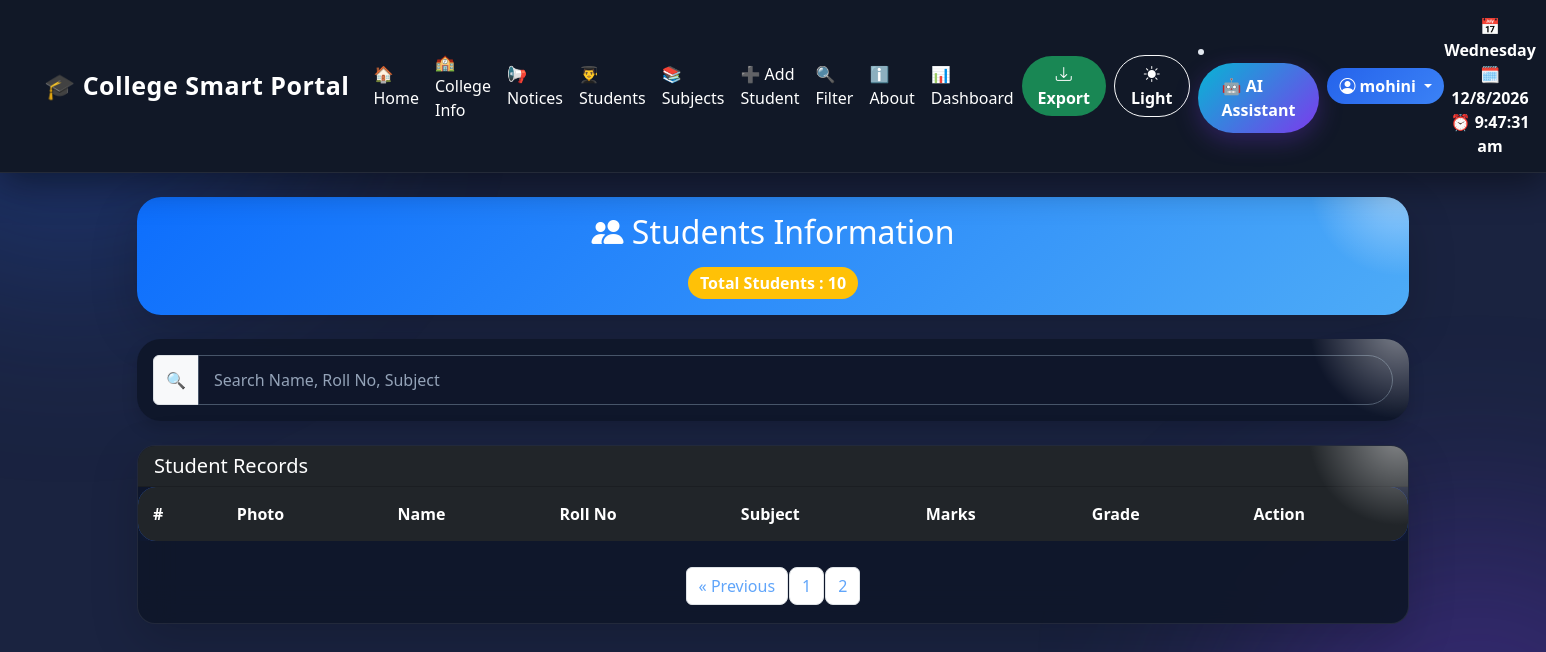
The page /students?page=3&search= (signed in) on the database as committed earlier.
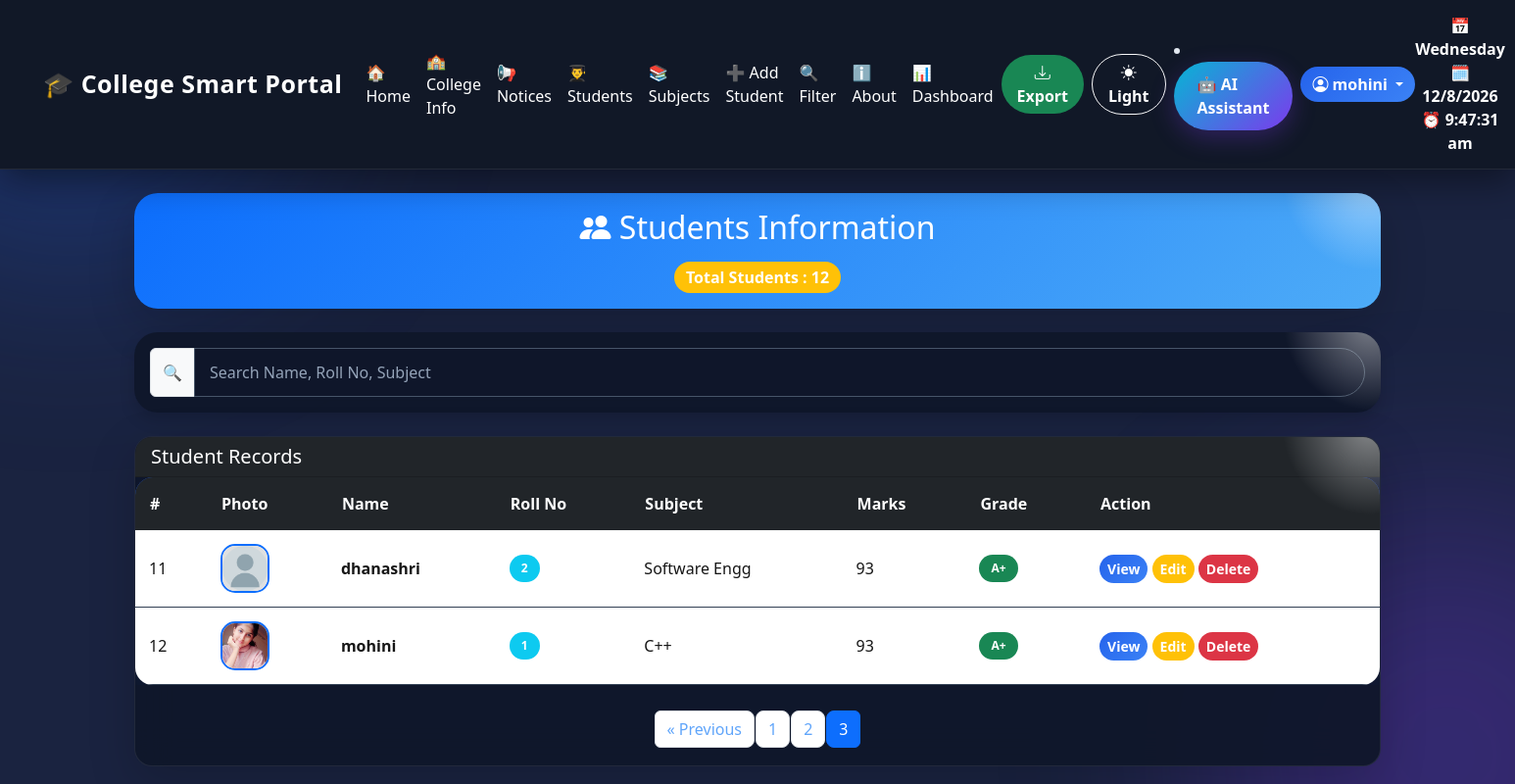
The same page on the database as committed later.
### tables this page shows
CREATE TABLE stud (
            id INTEGER PRIMARY KEY AUTOINCREMENT,
            name TEXT NOT NULL,
            roll_no INTEGER NOT NULL,
            marks INTEGER NOT NULL
        , Subject TEXT, photo TEXT);

### app.py (the view)
@app.route('/students')
def students():
    if 'username' not in session:
        return redirect(url_for('login'))
    page = request.args.get('page', 1, type=int)
    per_page = 5
    offset = (page - 1) * per_page
    search = request.args.get('search', '').strip()
    conn = get_db(MOHINI_DB)
    if search:
        total = conn.execute(
            """
            SELECT COUNT(*)
            FROM stud
            WHERE name LIKE ?
               OR Subject LIKE ?
               OR roll_no LIKE ?
            """,
            (
                f"%{search}%",
                f"%{search}%",
                f"%{search}%"
            )
        ).fetchone()[0]
        students = conn.execute(
            """
            SELECT *
            FROM stud
            WHERE name LIKE ?
               OR Subject LIKE ?
               OR roll_no LIKE ?
            ORDER BY id DESC
            LIMIT ? OFFSET ?
            """,
            (
                f"%{search}%",
                f"%{search}%",
                f"%{search}%",
                per_page,
                offset
            )
        ).fetchall()
    else:
        total = conn.execute(
            "SELECT COUNT(*) FROM stud"
        ).fetchone()[0]
        students = conn.execute(
            """
            SELECT *
            FROM stud
            ORDER BY id DESC
            LIMIT ? OFFSET ?
            """,
            (per_page, offset)
        ).fetchall()
    conn.close()
    total_pages = (total + per_page - 1) // per_page
    return render_template(
        "students.html",
        students=students,
        page=page,
        per_page=per_page,
        total=total,
        total_pages=total_pages,
        search=search
    )

### database.py (called while the page is built)
def get_db(MOHINI_DB):
    conn = sqlite3.connect(MOHINI_DB)
    conn.row_factory = sqlite3.Row
    return conn

### templates/students.html (shortened to what this page needs)
{% extends "base.html" %}
{% block content %}
<div class="container mt-4">
<div class="card shadow-lg border-0 mb-4">
<div class="card-body text-center text-white header-gradient">
<h2>
<i class="bi bi-people-fill"></i>
Students Information
</h2>
<span class="badge bg-warning text-dark fs-6 mt-2">
Total Students : {{ total }}
</span>
</div>
</div>
<div class="card shadow border-0 mb-4">
<div class="card-body">
<div class="input-group">
<span class="input-group-text">
🔍
</span>
<input
id="searchInput"
type="text"
class="form-control"
placeholder="Search Name, Roll No, Subject">
</div>
</div>
</div>
<div class="card shadow-lg student-card">
<div class="card-header bg-dark text-white">
<h5 class="mb-0">
Student Records
</h5>
</div>
<div class="table-responsive">
<table class="table table-hover align-middle mb-0">
<thead class="table-dark">
<tr>
<th>#</th>
<th>Photo</th>
<th>Name</th>
<th>Roll No</th>
<th>Subject</th>
<th>Marks</th>
<th>Grade</th>
<th>Action</th>
</tr>
</thead>
<tbody id="tableBody">
{% for student in students %}
<tr>
<td>
{{ (page-1)*per_page + loop.index }}
</td>
<td>
{% if student.photo %}
<img
src="{{ url_for('static',filename='uploads/'+student.photo) }}"
class="avatar-img">
{% else %}
<img
src="{{ url_for('static',filename='uploads/default.png') }}"
class="avatar-img">
{% endif %}
</td>
<td>
<b>{{ student.name }}</b>
</td>
<td>
<span class="badge bg-info">
{{ student.roll_no }}
</span>
</td>
<td>
{{ student.Subject }}
</td>
<td>
{{ student.marks }}
</td>
<td>
{% if student.marks>=90 %}
<span class="badge bg-success">
A+
</span>
{% elif student.marks>=80 %}
<span class="badge bg-primary">
A
</span>
{% elif student.marks>=70 %}
<span class="badge bg-warning text-dark">
B+
</span>
{% elif student.marks>=60 %}
<span class="badge bg-info">
B
</span>
{% elif student.marks>=35 %}
<span class="badge bg-secondary">
C
</span>
{% else %}
<span class="badge bg-danger">
Fail
</span>
{% endif %}
</td>
<td>
<a
href="{{ url_for('detail',id=student.id) }}"
class="btn btn-primary btn-sm">
View
</a>
{% if session.get('role')=='admin' %}
<a
href="{{ url_for('edit_student',id=student.id) }}"
class="btn btn-warning btn-sm">
Edit
</a>
<a
href="{{ url_for('delete_student',id=student.id) }}"
class="btn btn-danger btn-sm"
onclick="return confirm('Delete Student?')">
Delete
</a>
{% endif %}
</td>
</tr>
{% endfor %}
</tbody>
</table>
</div>
<nav class="mt-4">
<ul class="pagination justify-content-center">
{% if page>1 %}
<li class="page-item">
<a class="page-link"
href="{{ url_for('students',page=page-1,search=search) }}">
« Previous
</a>
</li>
{% endif %}
{% for p in range(1,total_pages+1) %}
<li class="page-item {% if p==page %}active{% endif %}">
<a class="page-link"
href="{{ url_for('students',page=p,search=search) }}">
{{ p }}
</a>
</li>
{% endfor %}
</ul>
</nav>
</div>
</div>
{% endblock %}

### templates/base.html (shortened to what this page needs)
<!DOCTYPE html>
<html lang="en">
<head>
<link rel="stylesheet"
href="https://cdn.jsdelivr.net/npm/bootstrap-icons@1.11.3/font/bootstrap-icons.min.css">
<link href="https://cdn.jsdelivr.net/npm/bootstrap@5.3.0/dist/css/bootstrap.min.css" rel="stylesheet">
<link rel="stylesheet" href="https://cdn.jsdelivr.net/npm/bootstrap-icons@1.11.3/font/bootstrap-icons.min.css">
</head>
<body class="dark-mode">
<nav class="navbar navbar-expand-lg navbar-dark sticky-top">
    <div class="container-fluid px-4">
        <a class="navbar-brand fw-bold" href="/">
            🎓 College Smart Portal
        </a>
        <div class="collapse navbar-collapse" id="navbarNav">
            <ul class="navbar-nav mx-auto align-items-lg-center ">
                <li class="nav-item">
                    <a class="nav-link custom-link" href="/">🏠 Home</a>
                </li>
                <li class="nav-item">
                    <a class="nav-link custom-link" href="/college_info">🏫 College Info</a>
                </li>
                <li class="nav-item">
                    <a class="nav-link custom-link" href="/notices">📢 Notices</a>
                </li>
                <li class="nav-item">
                    <a class="nav-link custom-link" href="/students">👨‍🎓 Students</a>
                </li>
                <li class="nav-item">
                    <a class="nav-link custom-link" href="/subjects">📚 Subjects</a>
                </li>
                {% if session.get('role') == 'admin' %}
                <li class="nav-item">
                    <a class="nav-link custom-link" href="/add_students">
                        ➕ Add Student
                    </a>
                </li>
                {% endif %}
                <li class="nav-item">
                    <a class="nav-link custom-link" href="/filter">🔍 Filter</a>
                </li>
                <li class="nav-item">
                    <a class="nav-link custom-link" href="/about">ℹ️ About</a>
                </li>
                <li class="nav-item">
                    <a class="nav-link custom-link" href="/dashboard">📊 Dashboard</a>
                </li>
            </ul>
            <div class="d-flex align-items-center gap-2">
                <a href="/export" class="btn btn-success px-3">
                    <i class="bi bi-download"></i> Export
                </a>
            <button onclick="toggleTheme()"
                    class="btn btn-outline-light px-3"
                    id="themeBtn">
                <i class="bi bi-sun-fill"></i> Light
            </button>
              <li class="nav-item">
                    <a class="ai-assistant-btn" href="/assistant">
                        🤖 AI Assistant
                    </a>
             </li>
                <div class="dropdown">
                    <a class="btn btn-primary dropdown-toggle"
                       href="#"
                       data-bs-toggle="dropdown">
                        <i class="bi bi-person-circle"></i>
                        {{ session['username'] if session.get('username') else 'Create Account' }}
                    </a>
                </div>
            </div>
        </div>
      <div class="ms-auto fw-bold text-center" id="datetime"></div>
    </div>
</nav>
<div class="container mt-4 mb-5">
    {% block content %}
    {% endblock %}
</div>
</body>
</html>

Rows that differ between the two databases and show on the page:
now on this page (row edited): stud: name "mohini", index "12", photo (picture), roll_no "1", Subject "C++", marks "93", shows "A+"
now on this page (row unchanged): stud: index "11", name "dhanashri", roll_no "2", Subject "Software Engg", marks "93", shows "A+"
Other text that changed with them:
{{ total }}: "10" → "12"
{{ session['username'] if session.get('username') else 'Create Account' }}: "mohini" → (not shown)
new list line: "3"
